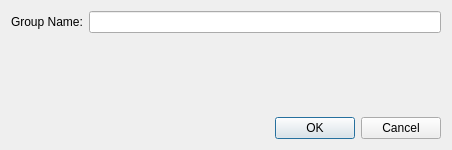
<?xml version="1.0" encoding="UTF-8"?>
<ui version="4.0">
 <class>QcepNewDataGroupDialog</class>
 <widget class="QDialog" name="QcepNewDataGroupDialog">
  <property name="geometry">
   <rect>
    <x>0</x>
    <y>0</y>
    <width>452</width>
    <height>150</height>
   </rect>
  </property>
  <property name="windowTitle">
   <string>Dialog</string>
  </property>
  <layout class="QGridLayout" name="gridLayout">
   <item row="0" column="0">
    <widget class="QLabel" name="label">
     <property name="text">
      <string>Group Name:</string>
     </property>
    </widget>
   </item>
   <item row="0" column="1">
    <widget class="QLineEdit" name="m_GroupName"/>
   </item>
   <item row="1" column="0" colspan="2">
    <spacer name="verticalSpacer">
     <property name="orientation">
      <enum>Qt::Vertical</enum>
     </property>
     <property name="sizeHint" stdset="0">
      <size>
       <width>308</width>
       <height>55</height>
      </size>
     </property>
    </spacer>
   </item>
   <item row="2" column="0" colspan="2">
    <widget class="QDialogButtonBox" name="buttonBox">
     <property name="orientation">
      <enum>Qt::Horizontal</enum>
     </property>
     <property name="standardButtons">
      <set>QDialogButtonBox::Cancel|QDialogButtonBox::Ok</set>
     </property>
    </widget>
   </item>
  </layout>
 </widget>
 <resources/>
 <connections>
  <connection>
   <sender>buttonBox</sender>
   <signal>accepted()</signal>
   <receiver>QcepNewDataGroupDialog</receiver>
   <slot>accept()</slot>
   <hints>
    <hint type="sourcelabel">
     <x>248</x>
     <y>254</y>
    </hint>
    <hint type="destinationlabel">
     <x>157</x>
     <y>274</y>
    </hint>
   </hints>
  </connection>
  <connection>
   <sender>buttonBox</sender>
   <signal>rejected()</signal>
   <receiver>QcepNewDataGroupDialog</receiver>
   <slot>reject()</slot>
   <hints>
    <hint type="sourcelabel">
     <x>316</x>
     <y>260</y>
    </hint>
    <hint type="destinationlabel">
     <x>286</x>
     <y>274</y>
    </hint>
   </hints>
  </connection>
 </connections>
</ui>
